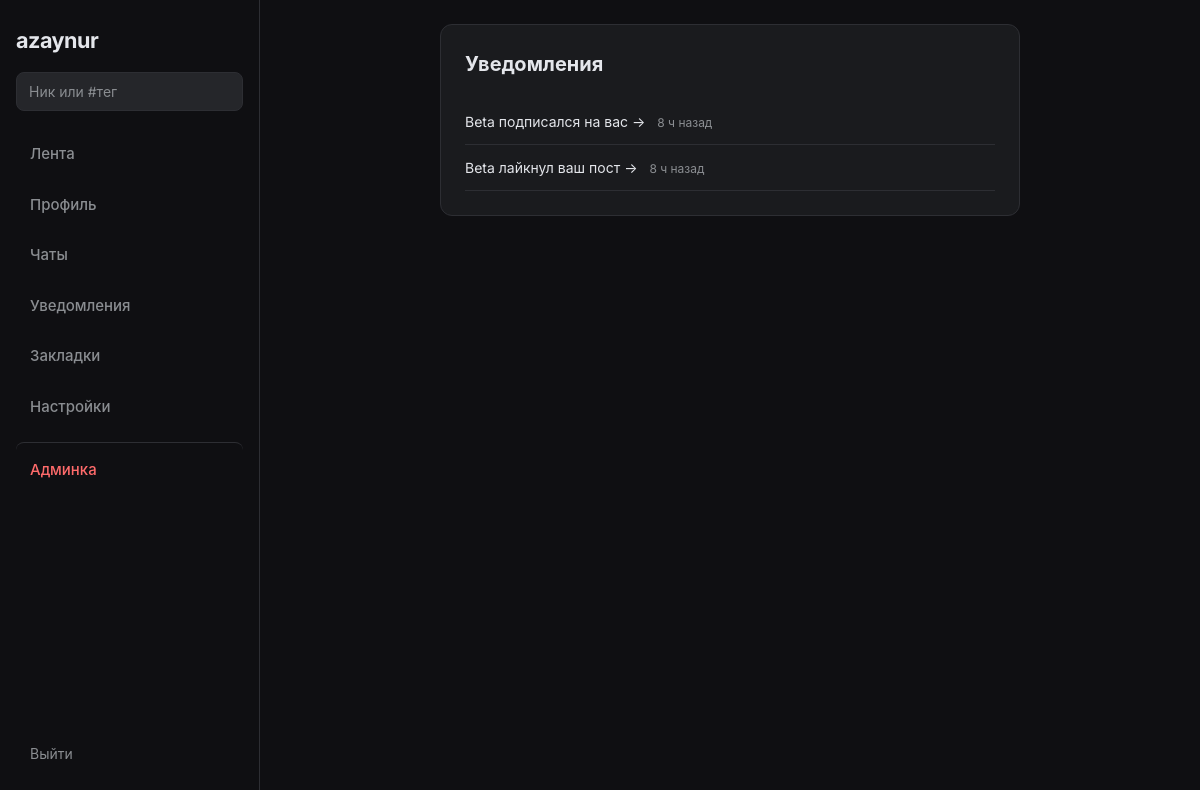
The app's page /notifications (signed in), older data.
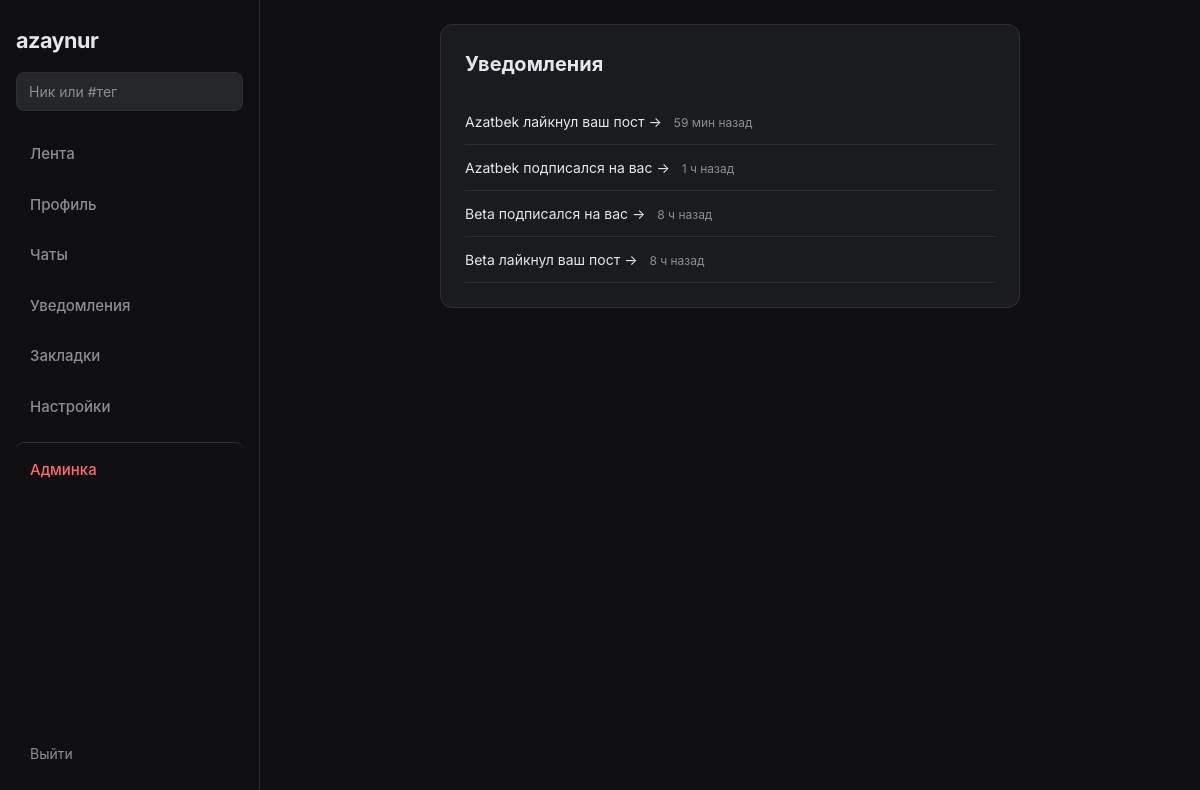
The same page, newer data.
### app.py (models this page shows, shortened)
class Notification(db.Model):
    id = db.Column(db.Integer, primary_key=True)
    user_id = db.Column(db.Integer, db.ForeignKey('user.id'), nullable=False)
    from_user_id = db.Column(db.Integer, db.ForeignKey('user.id'), nullable=True)
    type = db.Column(db.String(30), nullable=False)
    post_id = db.Column(db.Integer, db.ForeignKey('post.id'), nullable=True)
    comment_id = db.Column(db.Integer, db.ForeignKey('comment.id'), nullable=True)
    read = db.Column(db.Boolean, default=False)
    created_at = db.Column(db.DateTime, default=datetime.utcnow)
    from_user = db.relationship('User', foreign_keys=[from_user_id])

class User(UserMixin, db.Model):
    id = db.Column(db.Integer, primary_key=True)
    username = db.Column(db.String(80), unique=True, nullable=False)
    email = db.Column(db.String(120), unique=True, nullable=False)
    password = db.Column(db.String(128), nullable=False)
    avatar = db.Column(db.String(200), default='default.jpg')
    bio = db.Column(db.String(500), nullable=True)
    is_verified = db.Column(db.Boolean, default=False)
    verification_type = db.Column(db.String(20), nullable=True)  # gold, vip, exclusive
    custom_status = db.Column(db.String(100), nullable=True)
    is_admin = db.Column(db.Boolean, default=False)
    banned_until = db.Column(db.DateTime, nullable=True)

### app.py (the view)
@app.route('/notifications')
@login_required
def notifications():
    Notification.query.filter_by(user_id=current_user.id, read=False).update({'read': True})
    db.session.commit()
    items = Notification.query.filter_by(user_id=current_user.id).order_by(Notification.created_at.desc()).limit(100).all()
    return render_template('notifications.html', notifications=items)

### app.py (called while the page is built)
@login_manager.user_loader
def load_user(user_id):
    return User.query.get(int(user_id))

@app.before_request
def check_banned():
    if current_user.is_authenticated and getattr(current_user, 'banned_until', None) and current_user.banned_until and current_user.banned_until > datetime.utcnow():
        from flask_login import logout_user
        logout_user()
        flash('Ваш аккаунт заблокирован. Ожидайте окончания блокировки.')
        return redirect(url_for('login'))

def time_ago(dt):
    if not dt:
        return ''
    delta = datetime.utcnow() - dt
    if delta.days > 365:
        return f'{delta.days // 365} г назад'
    if delta.days > 30:
        return f'{delta.days // 30} мес назад'
    if delta.days > 0:
        return f'{delta.days} дн назад'
    if delta.seconds >= 3600:
        return f'{delta.seconds // 3600} ч назад'
    if delta.seconds >= 60:
        return f'{delta.seconds // 60} мин назад'
    return 'только что'

@app.context_processor
def inject_globals():
    d = {'predefined_statuses': PREDEFINED_STATUSES}
    if current_user.is_authenticated:
        d['notifications_count'] = min(Notification.query.filter_by(user_id=current_user.id, read=False).count(), 99)
    else:
        d['notifications_count'] = 0
    return d

### templates/notifications.html (shortened to what this page needs)
{% extends "base.html" %}
{% block content %}
<div class="admin-card">
    <h2>Уведомления</h2>
    {% for n in notifications %}
    <div class="notification-item {% if not n.read %}unread{% endif %}">
        {% if n.from_user %}
        <a href="{{ url_for('profile', username=n.from_user.username) }}">{{ n.from_user.username }}</a>
        {% endif %}
        {% if n.type == 'like' %}лайкнул ваш пост
            {% if n.post_id %}<a href="{{ url_for('index') }}">→</a>{% endif %}
        {% elif n.type == 'comment' %}прокомментировал ваш пост
            {% if n.post_id %}<a href="{{ url_for('index') }}">→</a>{% endif %}
        {% elif n.type == 'follow' %}подписался на вас
            <a href="{{ url_for('profile', username=n.from_user.username) }}">→</a>
        {% elif n.type == 'repost' %}репостнул ваш пост
            {% if n.post_id %}<a href="{{ url_for('index') }}">→</a>{% endif %}
        {% elif n.type == 'mention' %}упомянул вас
            {% if n.post_id %}<a href="{{ url_for('index') }}">→</a>{% endif %}
        {% endif %}
        <span class="notif-time">{{ n.created_at|time_ago }}</span>
    </div>
    {% endfor %}
</div>
{% endblock %}

### templates/base.html (shortened to what this page needs)
<!DOCTYPE html>
<html lang="ru">
<head>
    <link rel="stylesheet" href="https://cdnjs.cloudflare.com/ajax/libs/font-awesome/6.0.0/css/all.min.css">
    <link rel="stylesheet" href="{{ url_for('static', filename='css/style.css') }}">
</head>
<body>
    <nav class="sidebar">
        <h2 class="logo">azaynur</h2>
        <form class="sidebar-search" action="{{ url_for('search') }}" method="GET">
            <input type="search" name="q" placeholder="Ник или #тег" value="">
        </form>
        <div class="nav-links">
            <a href="{{ url_for('index') }}" class="nav-item">Лента</a>
            <a href="{{ url_for('profile', username=current_user.username) }}" class="nav-item">Профиль</a>
            <a href="{{ url_for('chats') }}" class="nav-item">Чаты</a>
            <a href="{{ url_for('notifications') }}" class="nav-item nav-notifications">
                Уведомления
            </a>
            <a href="{{ url_for('saved') }}" class="nav-item">Закладки</a>
            <a href="{{ url_for('settings') }}" class="nav-item">Настройки</a>
            {% if current_user.is_admin %}
                <a href="{{ url_for('admin_panel') }}" class="nav-item admin-link">Админка</a>
            {% endif %}
        </div>
        <a href="{{ url_for('logout') }}" class="logout-link">Выйти</a>
    </nav>
    <main class="main-content">
        <div class="feed-container">
            {% block content %}{% endblock %}
        </div>
    </main>
</body>
</html>

### static/css/style.css (style rules this page uses)
:root { --bg-main: #0f0f12; --bg-card: #1a1b1e; --bg-input: #25262a; --border: 1px solid #2d2e33; --text-main: #e4e6eb; --text-dim: #8a8d91; --accent: #0084ff; --accent-hover: #006dd1; --error: #fa383e; --radius: 12px; --radius-sm: 8px; }
* { box-sizing: border-box; margin: 0; padding: 0; }
body { background-color: var(--bg-main); color: var(--text-main); font-family: 'Inter', -apple-system, BlinkMacSystemFont, sans-serif; min-height: 100vh; line-height: 1.5; }
a { color: inherit; text-decoration: none; }
.sidebar { width: 260px; min-height: 100vh; position: fixed; left: 0; top: 0; padding: 24px 16px; display: flex; flex-direction: column; background: var(--bg-main); border-right: var(--border); }
.sidebar .logo { font-size: 1.35rem; font-weight: 700; letter-spacing: -0.5px; margin-bottom: 16px; color: var(--text-main); }
.sidebar-search { margin-bottom: 20px; }
.sidebar-search input { width: 100%; padding: 10px 12px; font-size: 14px; }
.nav-item.nav-notifications { position: relative; }
.nav-links { display: flex; flex-direction: column; gap: 4px; }
.nav-item { display: flex; align-items: center; padding: 12px 14px; color: var(--text-dim); font-weight: 500; font-size: 15px; border-radius: var(--radius-sm); transition: background 0.2s, color 0.2s; }
.logout-link { margin-top: auto; padding: 12px 14px; color: var(--text-dim); font-size: 14px; border-radius: var(--radius-sm); transition: background 0.2s, color 0.2s; }
.nav-item.admin-link { color: #ff6b6b; border-top: var(--border); margin-top: 8px; padding-top: 16px; }
.main-content { margin-left: 260px; min-height: 100vh; padding: 24px; display: flex; justify-content: center; }
.feed-container { width: 100%; max-width: 580px; }
input, textarea { width: 100%; background: var(--bg-input); border: var(--border); padding: 12px 14px; color: var(--text-main); border-radius: var(--radius-sm); font-family: inherit; font-size: 15px; outline: none; transition: border-color 0.2s; }
input::placeholder, textarea::placeholder { color: var(--text-dim); }
.settings-card, .admin-card { background: var(--bg-card); border: var(--border); border-radius: var(--radius); padding: 24px; margin-bottom: 16px; }
.settings-card h2, .admin-card h2 { font-size: 20px; margin-bottom: 20px; color: var(--text-main); }
.notification-item { padding: 12px 0; border-bottom: var(--border); font-size: 14px; }
.notif-time { font-size: 12px; color: var(--text-dim); margin-left: 8px; }

Row changes from the older to the newer data that the page shows:
added Notification: from_user.username "Azatbek", created_at "59 мин назад"
added Notification: from_user.username "Azatbek", created_at "1 ч назад"
